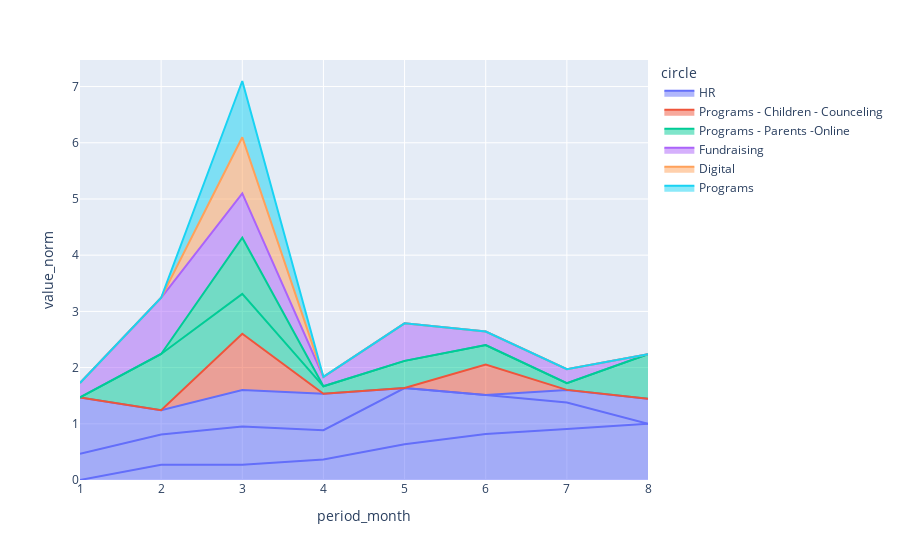

Write notebook code for a chart like this one.
### Markdown cell above
## By KPI

### Code cell
fig = px.area(df[(df.periodicity!='year')&(df.period_month<9)],
              x="period_month", y="value_norm", color="circle", line_group="kpi")
fig.show()

### Figure 1 — Plotly figure (JSON) as saved in the notebook; plotly's stock layout.template omitted (floating-point values rounded to 4 significant figures)
{"data": [{"fillpattern": {"shape": ""}, "hovertemplate": "circle=HR<br>kpi=share of teams constituted as circles<br>period_month=%{x}<br>value_norm=%{y}<extra></extra>", "legendgroup": "HR", "line": {"color": "#636efa"}, "marker": {"symbol": "circle"}, "mode": "lines", "name": "HR", "orientation": "v", "showlegend": true, "stackgroup": "1", "type": "scatter", "x": [1, 2, 3, 4, 5, 6, 7, 8], "xaxis": "x", "y": [0, 0.2727, 0.2727, 0.3636, 0.6364, 0.8182, 0.9091, 1], "yaxis": "y"}, {"fillpattern": {"shape": ""}, "hovertemplate": "circle=HR<br>kpi=share short tern leave<br>period_month=%{x}<br>value_norm=%{y}<extra></extra>", "legendgroup": "HR", "line": {"color": "#636efa"}, "marker": {"symbol": "circle"}, "mode": "lines", "name": "HR", "orientation": "v", "showlegend": false, "stackgroup": "1", "type": "scatter", "x": [1, 2, 3, 4, 5, 6, 7, 8], "xaxis": "x", "y": [0.4684, 0.5359, 0.6793, 0.5232, 1, 0.6962, 0.4684, 0], "yaxis": "y"}, {"fillpattern": {"shape": ""}, "hovertemplate": "circle=HR<br>kpi=involuntary headcount change (FTE)<br>period_month=%{x}<br>value_norm=%{y}<extra></extra>", "legendgroup": "HR", "line": {"color": "#636efa"}, "marker": {"symbol": "circle"}, "mode": "lines", "name": "HR", "orientation": "v", "showlegend": false, "stackgroup": "1", "type": "scatter", "x": [1, 2, 3, 4, 5, 6, 7, 8], "xaxis": "x", "y": [1, 0.4336, 0.6504, 0.646, 0, 0, 0.2257, 0.4469], "yaxis": "y"}, {"fillpattern": {"shape": ""}, "hovertemplate": "circle=Programs - Children - Counceling<br>kpi=reachability<br>period_month=%{x}<br>value_norm=%{y}<extra></extra>", "legendgroup": "Programs - Children - Counceling", "line": {"color": "#EF553B"}, "marker": {"symbol": "circle"}, "mode": "lines", "name": "Programs - Children - Counceling", "orientation": "v", "showlegend": true, "stackgroup": "1", "type": "scatter", "x": [3, 6], "xaxis": "x", "y": [1, 0.5417], "yaxis": "y"}, {"fillpattern": {"shape": ""}, "hovertemplate": "circle=Programs - Parents -Online<br>kpi=count sessions on .projuventute.ch<br>period_month=%{x}<br>value_norm=%{y}<extra></extra>", "legendgroup": "Programs - Parents -Online", "line": {"color": "#00cc96"}, "marker": {"symbol": "circle"}, "mode": "lines", "name": "Programs - Parents -Online", "orientation": "v", "showlegend": true, "stackgroup": "1", "type": "scatter", "x": [1, 2, 3, 4, 5, 6, 7, 8], "xaxis": "x", "y": [0, 1, 0.7077, 0.1341, 0.4831, 0.3433, 0.1207, 0.7929], "yaxis": "y"}, {"fillpattern": {"shape": ""}, "hovertemplate": "circle=Programs - Parents -Online<br>kpi=count leads<br>period_month=%{x}<br>value_norm=%{y}<extra></extra>", "legendgroup": "Programs - Parents -Online", "line": {"color": "#00cc96"}, "marker": {"symbol": "circle"}, "mode": "lines", "name": "Programs - Parents -Online", "orientation": "v", "showlegend": false, "stackgroup": "1", "type": "scatter", "x": [3, 6], "xaxis": "x", "y": [1, 0], "yaxis": "y"}, {"fillpattern": {"shape": ""}, "hovertemplate": "circle=Fundraising<br>kpi=private donations<br>period_month=%{x}<br>value_norm=%{y}<extra></extra>", "legendgroup": "Fundraising", "line": {"color": "#ab63fa"}, "marker": {"symbol": "circle"}, "mode": "lines", "name": "Fundraising", "orientation": "v", "showlegend": true, "stackgroup": "1", "type": "scatter", "x": [1, 2, 3, 4, 5, 6, 7, 8], "xaxis": "x", "y": [0.257, 1, 0.7886, 0.1666, 0.6671, 0.241, 0.2481, 0], "yaxis": "y"}, {"fillpattern": {"shape": ""}, "hovertemplate": "circle=Digital<br>kpi=additional monetization/savings from CRM<br>period_month=%{x}<br>value_norm=%{y}<extra></extra>", "legendgroup": "Digital", "line": {"color": "#FFA15A"}, "marker": {"symbol": "circle"}, "mode": "lines", "name": "Digital", "orientation": "v", "showlegend": true, "stackgroup": "1", "type": "scatter", "x": [3, 6], "xaxis": "x", "y": [1, 0], "yaxis": "y"}, {"fillpattern": {"shape": ""}, "hovertemplate": "circle=Programs<br>kpi=additional monetization/savings from programs<br>period_month=%{x}<br>value_norm=%{y}<extra></extra>", "legendgroup": "Programs", "line": {"color": "#19d3f3"}, "marker": {"symbol": "circle"}, "mode": "lines", "name": "Programs", "orientation": "v", "showlegend": true, "stackgroup": "1", "type": "scatter", "x": [3, 6], "xaxis": "x", "y": [1, 0], "yaxis": "y"}], "layout": {"legend": {"title": {"text": "circle"}, "tracegroupgap": 0}, "margin": {"t": 60}, "xaxis": {"anchor": "y", "domain": [0, 1], "title": {"text": "period_month"}}, "yaxis": {"anchor": "x", "domain": [0, 1], "title": {"text": "value_norm"}}}}
